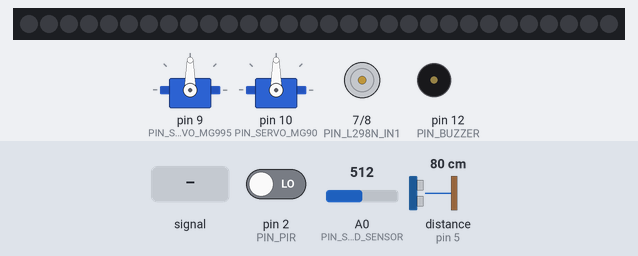
Bench run of a sketch on a simulated Arduino Uno, built with avr-gcc and run on an emulated ATmega328P. On the bench: 2 × servo, 30 RGB LEDs in strip order, left to right, motor-driver pin pairs drawn as motors (green arrow = first pin HIGH = forward, orange = second pin HIGH = backward, longer = more drive), buzzer (waves = sounding). The inputs (shaded band) are chosen by the test bench; at power-on: distance to the obstacle (sensor on pin 5) 80 cm, pin 2 (PIN_PIR) LOW, A0 (PIN_SOUND_SENSOR) = 512. The echo pulse lasts 58.3 µs per cm; dim RGB values are drawn brighter than linear; what the sketch prints to the serial monitor is not drawn.

Above: at 1.2 s.
1.3 s: A0 (PIN_SOUND_SENSOR) fed a 200 Hz sine of ±255 counts around its level
At 1.61 s:
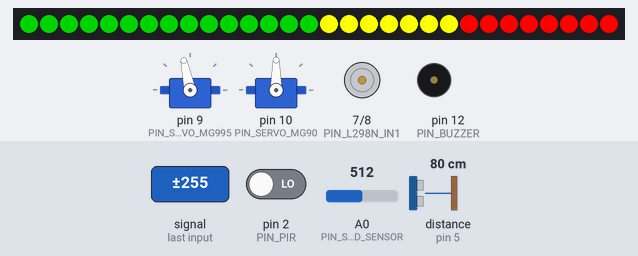
3.4 s: A0 (PIN_SOUND_SENSOR) fed a 2 Hz sine of ±306 counts around its level
At 3.61 s:
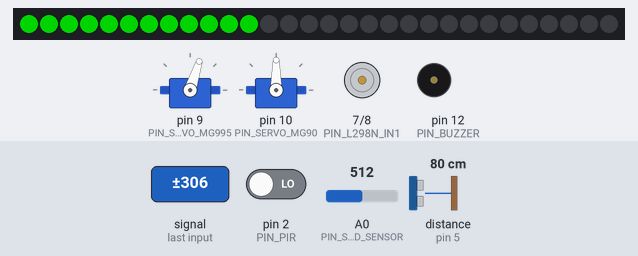
5.7 s: distance to the obstacle (sensor on pin 5) set to 56 cm
7.5 s: distance to the obstacle (sensor on pin 5) set to 46 cm
At 8.11 s:
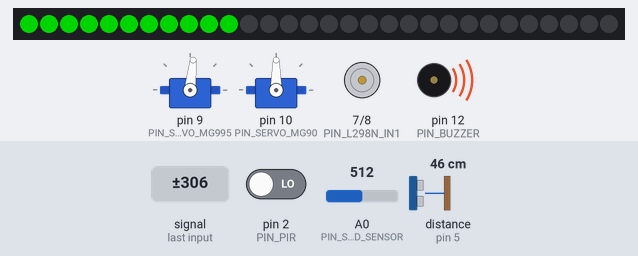
10.0 s: pin 2 (PIN_PIR) driven HIGH
At 10.37 s:
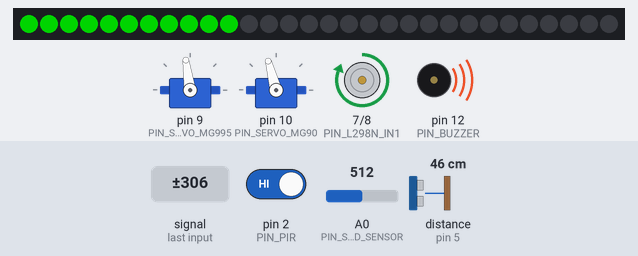
12.2 s: A0 (PIN_SOUND_SENSOR) set to 390
At 12.37 s:
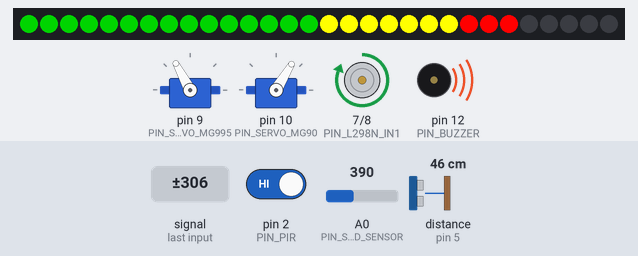
Timing chart, 0 to 17.4 s (numbered marks = the images above; inputs shaded):
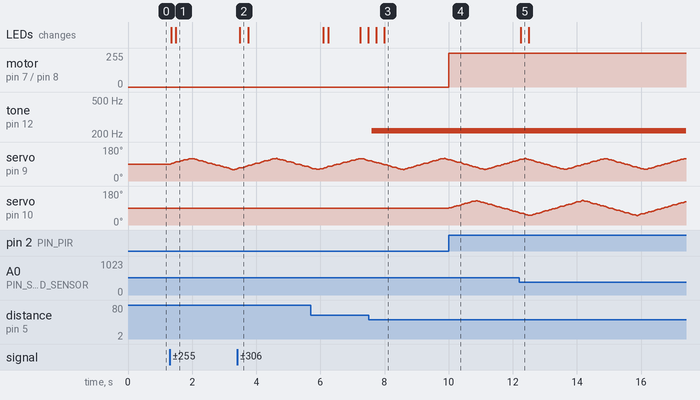

The sketch:

Lightspin_Demo2.ino
```cpp
/*
  Multi-Sensor Interactive Installation
  Board: Arduino Uno R3

  Layers (all non-blocking, millis()-based):
    1. Sound layer     -> sound sensor drives MG995 servo sweep + WS2811 VU meter
    2. Presence layer   -> PIR sensor drives DC gear motor (L298N, EN jumpered) + MG90 servo sweep
    3. Gesture layer    -> HC-SR04 distance drives passive buzzer "poor man's theremin"

  System goes IDLE after 10s with no sound/motion/gesture activity, and wakes on sound.

  Timer plan:
    Timer0 -> millis()/delay() (core, untouched)
    Timer1 -> PWMServo hardware channels: MG995 on D9 (OC1A), MG90 on D10 (OC1B)
              (PWMServo avoids the FastLED-vs-Servo-library Timer1 ISR conflict)
    Timer2 -> tone() for the passive buzzer (independent of Timer1)

  Note: FastLED.show() briefly disables interrupts (~30us/LED). If tone() is playing
  during a show() call this can cause a faint pitch stutter. Mitigated below by only
  calling show() when the VU level actually changes.
*/

#include <FastLED.h>
#include <PWMServo.h>

// ---------- Pin assignments ----------
const uint8_t PIN_SOUND_SENSOR   = A0;
const uint8_t PIN_PIR            = 2;
const uint8_t PIN_HCSR04_TRIG    = 4;
const uint8_t PIN_HCSR04_ECHO    = 5;
const uint8_t PIN_LED_DATA       = 6;
const uint8_t PIN_L298N_IN1      = 7;
const uint8_t PIN_L298N_IN2      = 8;
const uint8_t PIN_SERVO_MG995    = 9;   // PWMServo, Timer1 OC1A
const uint8_t PIN_SERVO_MG90     = 10;  // PWMServo, Timer1 OC1B
const uint8_t PIN_BUZZER         = 12;

// ---------- LED strip config ----------
#define NUM_LEDS   30
CRGB leds[NUM_LEDS];

// ---------- Servo objects ----------
PWMServo servoSound;     // MG995
PWMServo servoPresence;  // MG90

const int SERVO1_CENTER   = 90;
const int SERVO1_SWING    = 30;   // +/-30 degrees
const int SERVO2_CENTER   = 90;
const int SERVO2_SWING    = 40;   // +/-40 degrees

const unsigned long SERVO1_STEP_INTERVAL = 15; // ms between angle steps
const unsigned long SERVO2_STEP_INTERVAL = 15;
const int SERVO_STEP_DEGREES = 1;

int servo1Angle = SERVO1_CENTER;
int servo2Angle = SERVO2_CENTER;
int servo1Target = SERVO1_CENTER + SERVO1_SWING;
int servo2Target = SERVO2_CENTER + SERVO2_SWING;
unsigned long servo1LastMoveTime = 0;
unsigned long servo2LastMoveTime = 0;

// ---------- System state ----------
enum SystemState { STATE_IDLE, STATE_ACTIVE };
SystemState systemState = STATE_IDLE;

unsigned long lastActivityTime = 0;
const unsigned long IDLE_TIMEOUT_MS = 10000;

// ---------- Sound layer ----------
// gSoundLevel now holds PEAK-TO-PEAK amplitude over a rolling window, not a raw
// snapshot reading -- a single analogRead() can't measure volume, since it just
// catches the waveform at one random instant. Tune these two like the standalone
// VU meter sketch: watch gSoundLevel in Serial Monitor at rest vs. at your target
// volume, then adjust.
const unsigned long SOUND_WINDOW_MS = 50;   // matches SAMPLE_WINDOW in standalone sketch
const int SOUND_THRESHOLD  = 60;    // peak-to-peak amplitude that counts as "activity"
const int VU_MIN_VOLUME    = 10;    // peak-to-peak floor for map() -- tune to your mic
const int VU_MAX_VOLUME    = 400;   // peak-to-peak ceiling for map() -- tune to your mic
int lastVULevel = -1;

int envMax = 0;
int envMin = 1023;
unsigned long envWindowStart = 0;

// ---------- Presence layer ----------
bool personDetected = false;
bool motorRunning = false;
unsigned long lastPirHighTime = 0;
const unsigned long PERSON_HOLD_MS = 3000; // keep "present" for 3s after last HIGH read,
                                            // absorbs brief PIR dropouts/flicker

// ---------- Gesture layer ----------
const unsigned long HCSR04_MIN_INTERVAL = 60; // ms, min time between pings
unsigned long lastPingTime = 0;
const long THEREMIN_MIN_CM = 2;
const long THEREMIN_MAX_CM = 50;
const int THEREMIN_MIN_FREQ = 100;
const int THEREMIN_MAX_FREQ = 1500;
bool thereminActive = false;

// ---------- Debug ----------
#define DEBUG_SERIAL 1   // set to 0 to silence all debug prints once tuned
const unsigned long DEBUG_PRINT_INTERVAL = 250; // ms
unsigned long lastDebugPrintTime = 0;

// last-known raw readings, updated by each layer, printed by printDebug()
int    gSoundLevel = 0;
bool   gPirRaw = false;
long   gDistanceCM = -1;

// ============================================================
void setup() {
  Serial.begin(9600);

  pinMode(PIN_SOUND_SENSOR, INPUT);
  pinMode(PIN_PIR, INPUT);
  pinMode(PIN_HCSR04_TRIG, OUTPUT);
  pinMode(PIN_HCSR04_ECHO, INPUT);

  // L298N: EN jumper is populated on the board, so only direction pins are driven.
  // Motor speed is fixed by the jumper; no PWM/ENA-ENB control needed.
  pinMode(PIN_L298N_IN1, OUTPUT);
  pinMode(PIN_L298N_IN2, OUTPUT);
  digitalWrite(PIN_L298N_IN1, LOW);
  digitalWrite(PIN_L298N_IN2, LOW);

  servoSound.attach(PIN_SERVO_MG995);
  servoPresence.attach(PIN_SERVO_MG90);
  servoSound.write(SERVO1_CENTER);
  servoPresence.write(SERVO2_CENTER);
  servo1Angle = SERVO1_CENTER;
  servo2Angle = SERVO2_CENTER;

  FastLED.addLeds<WS2811, PIN_LED_DATA, GRB>(leds, NUM_LEDS);
  FastLED.clear();
  FastLED.show();

  pinMode(PIN_BUZZER, OUTPUT);
  noTone(PIN_BUZZER);

  // Ensure personDetected starts false rather than true: sentinel value is far
  // enough in the past (relative to millis() at boot) that the hold window has
  // already elapsed. Unsigned subtraction wraps correctly either way.
  lastPirHighTime = millis() - (PERSON_HOLD_MS + 1000);

  systemState = STATE_IDLE;
}

// ============================================================
void loop() {
  unsigned long currentTime = millis();

  // Sound envelope sampling runs every pass, in both IDLE and ACTIVE, so the
  // system can wake from IDLE based on actual loudness, not a single snapshot.
  updateSoundEnvelope(currentTime);

  if (systemState == STATE_IDLE) {
    if (gSoundLevel > SOUND_THRESHOLD) {
      systemState = STATE_ACTIVE;
      lastActivityTime = currentTime;
    }
    printDebug(currentTime);
    return; // skip everything else while idle
  }

  // STATE_ACTIVE
  runSoundLayer(currentTime);
  runPresenceLayer(currentTime);
  runGestureLayer(currentTime);
  checkIdleTimeout(currentTime);
  printDebug(currentTime);
}

// ============================================================
// Sound envelope: non-blocking peak-to-peak amplitude over a rolling window.
// Call every loop pass. Updates gSoundLevel once per SOUND_WINDOW_MS.
// ============================================================
void updateSoundEnvelope(unsigned long currentTime) {
  int sample = analogRead(PIN_SOUND_SENSOR);
  if (sample > envMax) envMax = sample;
  if (sample < envMin) envMin = sample;

  if (currentTime - envWindowStart >= SOUND_WINDOW_MS) {
    gSoundLevel = envMax - envMin; // peak-to-peak amplitude for the window just closed
    envMax = 0;
    envMin = 1023;
    envWindowStart = currentTime;
  }
}

// ============================================================
// Debug: print raw sensor values + derived state on an interval
// ============================================================
void printDebug(unsigned long currentTime) {
#if DEBUG_SERIAL
  if (currentTime - lastDebugPrintTime < DEBUG_PRINT_INTERVAL) {
    return;
  }
  lastDebugPrintTime = currentTime;

  Serial.print("state=");
  Serial.print(systemState == STATE_IDLE ? "IDLE" : "ACTIVE");
  Serial.print(" | sound=");
  Serial.print(gSoundLevel);
  Serial.print(" (thresh=");
  Serial.print(SOUND_THRESHOLD);
  Serial.print(")");
  Serial.print(" | pir=");
  Serial.print(gPirRaw ? "HIGH" : "low");
  Serial.print(" person=");
  Serial.print(personDetected ? "Y" : "n");
  Serial.print("(hold=");
  Serial.print(currentTime - lastPirHighTime);
  Serial.print("ms)");
  Serial.print(" motor=");
  Serial.print(motorRunning ? "ON" : "off");
  Serial.print(" | dist=");
  if (gDistanceCM < 0) {
    Serial.print("---");
  } else {
    Serial.print(gDistanceCM);
  }
  Serial.print("cm theremin=");
  Serial.print(thereminActive ? "ON" : "off");
  Serial.print(" | servo1=");
  Serial.print(servo1Angle);
  Serial.print(" servo2=");
  Serial.print(servo2Angle);
  Serial.print(" | sinceActivity=");
  Serial.print(currentTime - lastActivityTime);
  Serial.println("ms");
#endif
}

// ============================================================
// Sound layer: MG995 sweep + VU meter
// ============================================================
void runSoundLayer(unsigned long currentTime) {
  // gSoundLevel is maintained by updateSoundEnvelope(), called once per loop pass
  // in loop() -- no snapshot analogRead() here, we reuse the windowed value.

  if (gSoundLevel > SOUND_THRESHOLD) {
    lastActivityTime = currentTime;
  }

  // --- Servo1 (MG995) non-blocking back-and-forth sweep ---
  if (currentTime - servo1LastMoveTime >= SERVO1_STEP_INTERVAL) {
    if (servo1Angle < servo1Target) {
      servo1Angle += SERVO_STEP_DEGREES;
      if (servo1Angle > servo1Target) servo1Angle = servo1Target;
    } else if (servo1Angle > servo1Target) {
      servo1Angle -= SERVO_STEP_DEGREES;
      if (servo1Angle < servo1Target) servo1Angle = servo1Target;
    }
    servoSound.write(servo1Angle);

    if (servo1Angle == servo1Target) {
      // flip target between +50 and -50 from center
      if (servo1Target == SERVO1_CENTER + SERVO1_SWING) {
        servo1Target = SERVO1_CENTER - SERVO1_SWING;
      } else {
        servo1Target = SERVO1_CENTER + SERVO1_SWING;
      }
    }
    servo1LastMoveTime = currentTime;
  }

  // --- VU meter bar graph, throttled to changes only ---
  int numLit = map(constrain(gSoundLevel, VU_MIN_VOLUME, VU_MAX_VOLUME),
                    VU_MIN_VOLUME, VU_MAX_VOLUME, 0, NUM_LEDS);
  numLit = constrain(numLit, 0, NUM_LEDS);

  if (numLit != lastVULevel) {
    for (int i = 0; i < NUM_LEDS; i++) {
      if (i < numLit) {
        // simple green -> yellow -> red gradient across the strip
        if (i < NUM_LEDS / 2) {
          leds[i] = CRGB::Green;
        } else if (i < (NUM_LEDS * 3) / 4) {
          leds[i] = CRGB::Yellow;
        } else {
          leds[i] = CRGB::Red;
        }
      } else {
        leds[i] = CRGB::Black;
      }
    }
    FastLED.show();
    lastVULevel = numLit;
  }
}

// ============================================================
// Presence layer: PIR -> DC motor (L298N) + MG90 sweep
// ============================================================
void runPresenceLayer(unsigned long currentTime) {
  bool pirState = digitalRead(PIN_PIR) == HIGH;
  gPirRaw = pirState;

  if (pirState) {
    lastPirHighTime = currentTime;
    lastActivityTime = currentTime;
  }

  // Software hold: stay "present" for PERSON_HOLD_MS after the last HIGH reading.
  // Smooths over brief PIR flicker/dropouts so the motor doesn't stutter on/off
  // while someone is still standing in front of the sensor.
  personDetected = (currentTime - lastPirHighTime) < PERSON_HOLD_MS;

  // --- DC gear motor via L298N (EN jumper populated, fixed speed) ---
  if (personDetected && !motorRunning) {
    digitalWrite(PIN_L298N_IN1, HIGH);
    digitalWrite(PIN_L298N_IN2, LOW);
    motorRunning = true;
  } else if (!personDetected && motorRunning) {
    digitalWrite(PIN_L298N_IN1, LOW);
    digitalWrite(PIN_L298N_IN2, LOW);
    motorRunning = false;
  }

  // --- Servo2 (MG90) non-blocking sweep, only while person present ---
  if (personDetected) {
    if (currentTime - servo2LastMoveTime >= SERVO2_STEP_INTERVAL) {
      if (servo2Angle < servo2Target) {
        servo2Angle += SERVO_STEP_DEGREES;
        if (servo2Angle > servo2Target) servo2Angle = servo2Target;
      } else if (servo2Angle > servo2Target) {
        servo2Angle -= SERVO_STEP_DEGREES;
        if (servo2Angle < servo2Target) servo2Angle = servo2Target;
      }
      servoPresence.write(servo2Angle);

      if (servo2Angle == servo2Target) {
        if (servo2Target == SERVO2_CENTER + SERVO2_SWING) {
          servo2Target = SERVO2_CENTER - SERVO2_SWING;
        } else {
          servo2Target = SERVO2_CENTER + SERVO2_SWING;
        }
      }
      servo2LastMoveTime = currentTime;
    }
  }
}

// ============================================================
// Gesture layer: HC-SR04 -> passive buzzer theremin
// ============================================================
void runGestureLayer(unsigned long currentTime) {
  if (currentTime - lastPingTime < HCSR04_MIN_INTERVAL) {
    return;
  }
  lastPingTime = currentTime;

  long distanceCM = readUltrasonicCM();
  gDistanceCM = distanceCM;

  if (distanceCM > 0 && distanceCM >= THEREMIN_MIN_CM && distanceCM <= THEREMIN_MAX_CM) {
    lastActivityTime = currentTime;
    int freq = map(distanceCM, THEREMIN_MIN_CM, THEREMIN_MAX_CM,
                   THEREMIN_MAX_FREQ, THEREMIN_MIN_FREQ); // closer = higher pitch
    tone(PIN_BUZZER, freq);
    thereminActive = true;
  } else {
    if (thereminActive) {
      noTone(PIN_BUZZER);
      thereminActive = false;
    }
  }
}

// Returns distance in cm, or -1 if no echo (out of range / timeout)
long readUltrasonicCM() {
  digitalWrite(PIN_HCSR04_TRIG, LOW);
  delayMicroseconds(2);
  digitalWrite(PIN_HCSR04_TRIG, HIGH);
  delayMicroseconds(10);
  digitalWrite(PIN_HCSR04_TRIG, LOW);

  // 30ms timeout (~5m round trip) prevents pulseIn() from blocking indefinitely
  unsigned long duration = pulseIn(PIN_HCSR04_ECHO, HIGH, 30000UL);
  if (duration == 0) {
    return -1;
  }
  return duration / 58; // microseconds to centimeters
}

// ============================================================
// Idle timeout: return everything to rest state
// ============================================================
void checkIdleTimeout(unsigned long currentTime) {
  if (currentTime - lastActivityTime >= IDLE_TIMEOUT_MS) {
    digitalWrite(PIN_L298N_IN1, LOW);
    digitalWrite(PIN_L298N_IN2, LOW);
    motorRunning = false;

    noTone(PIN_BUZZER);
    thereminActive = false;

    servo1Angle = SERVO1_CENTER;
    servo2Angle = SERVO2_CENTER;
    servoSound.write(SERVO1_CENTER);
    servoPresence.write(SERVO2_CENTER);
    servo1Target = SERVO1_CENTER + SERVO1_SWING;
    servo2Target = SERVO2_CENTER + SERVO2_SWING;

    FastLED.clear();
    FastLED.show();
    lastVULevel = -1;

    personDetected = false;
    systemState = STATE_IDLE;
  }
}
```

Measured:
- the behaviour switches between 51 and 50 cm on distance to the obstacle (sensor on pin 5) (found by bisection; images 2 and 3)
- after the input at 1.3 s, the LEDs: first change at once (image 1 shows a later state)
- after the input at 3.4 s, the LEDs: change after 0.09 s (image 2)
- after the input at 7.5 s, tone on pin 12 (PIN_BUZZER): silent → 217 Hz after 0.09 s
- after the input at 10.0 s, motor on pin 7 (PIN_L298N_IN1) / pin 8 (PIN_L298N_IN2): stopped → forward 255/255 at once; servo on pin 10 (PIN_SERVO_MG90): rises from 90° to 129° in 0.85 s, then falls to 65° in 1.3 s
- after the input at 12.2 s, the LEDs: change after 0.05 s (image 5)
